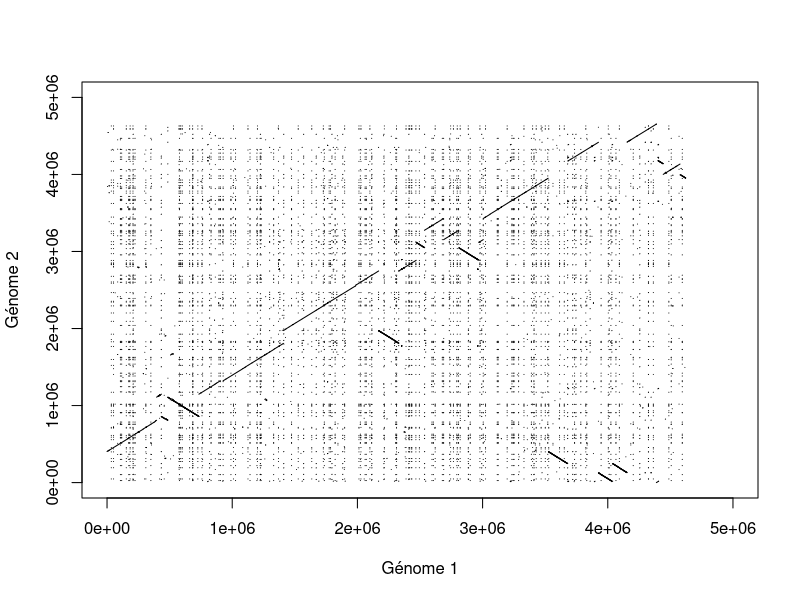
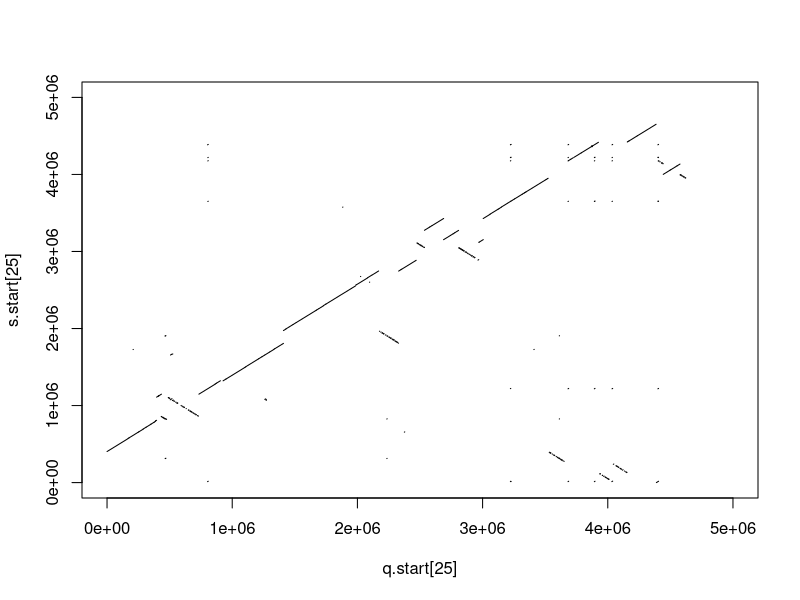
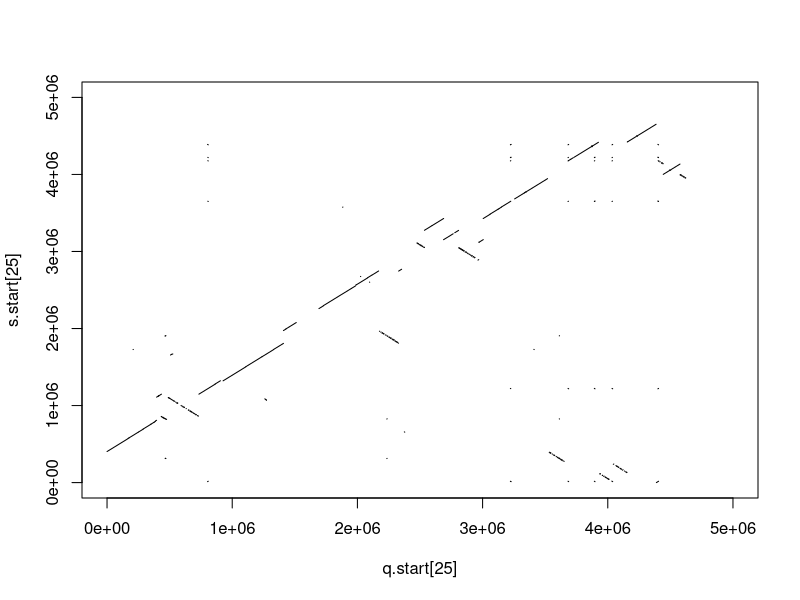
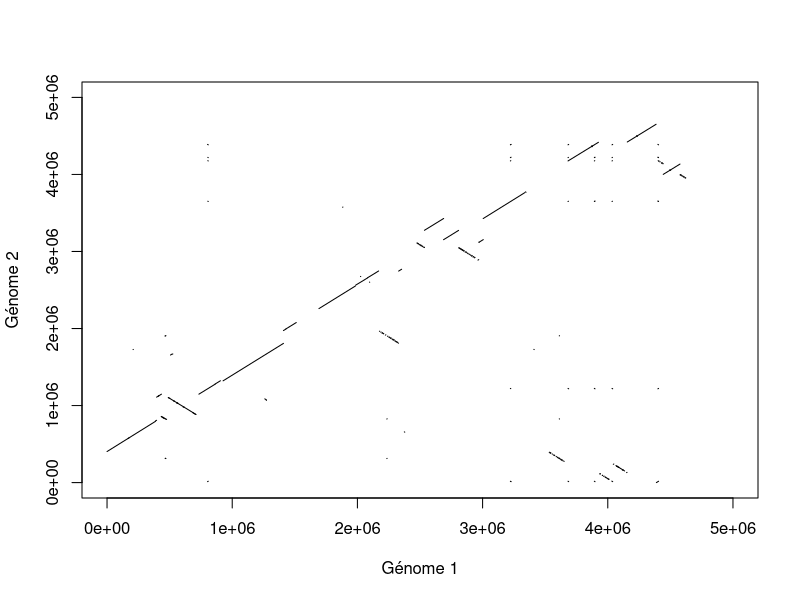
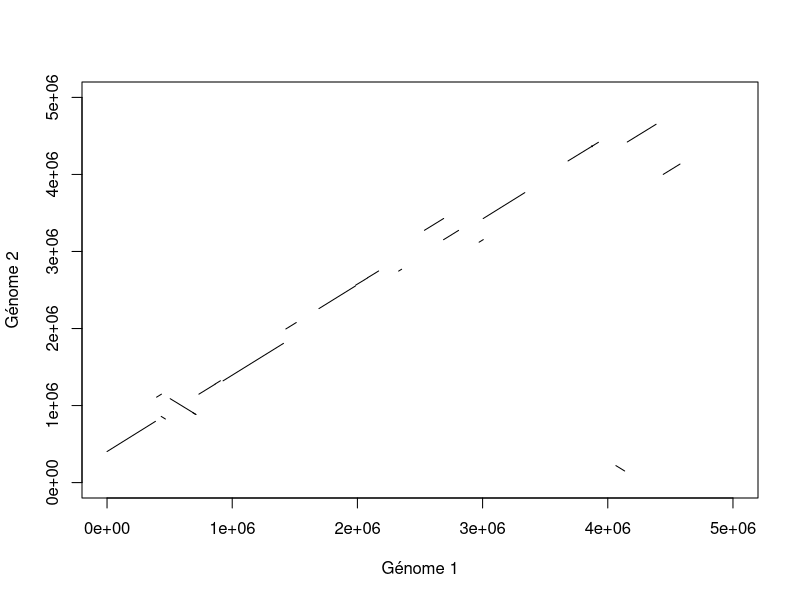

Here is the R script that generated these plots, in order:
data <- read.csv("8F0EB0CW11N-Alignment-HitTable.csv", header=FALSE)
q.start <- data$V7
q.end <- data$V8
s.start <- data$V9
s.end <- data$V10
###########################################################################################

# REMETRE LES COLONNES END ET START DANS L'ORDRE
data_ordre=data
n=length(q.start)
for(i in 1:n){
  # test des sens de lecture
  if(s.start[i]>s.end[i]){
    # s.start est la fin et s.end est le debut
    # on les echange
    data_ordre$V9[i]=s.end[i] #v9=s.start, v10=s.end
    data_ordre$V10[i]=s.start[i]
  }
  if(q.start[i]>q.end[i]){
    # q.start est la fin et q.end est le debut
    # on les echange
    data_ordre$V7[i]=q.end[i] #v7=q.start, v8=q.end
    data_ordre$V8[i]=q.start[i]
  }
}
s.start=data_ordre$V9
s.end=data_ordre$V10
q.start=data_ordre$V7
q.end=data_ordre$V8
###############################################################################################

# DOT MATRIX (SANS LES SEGMENTS FUSIONES)
plot(q.start[25], s.start[25], cex=.1, pch=1, xlim =c(0, 5000000), ylim = c(0, 5000000), xlab = "Génome 1", ylab = "Génome 2")
segments(q.start, s.start, q.end, s.end)

################################################################################################

# FILTRER LA DOT MATRIX (SANS LES SEGMENTS FUSIONES)
data_filtre=data[FALSE,]
n=length(q.start)
plot(q.start[25], s.start[25], cex=.1, pch=1, xlim =c(0, 5000000), ylim = c(0, 5000000))
for(i in 1:n){
  # valeur seuil arbitraire...
  if(abs(q.start[i]-q.end[i])>2000 | abs(s.start[i]-s.end[i])>2000){
    segments(q.start[i], s.start[i], q.end[i], s.end[i]) 
    data_filtre <- rbind.data.frame(data_filtre, as.data.frame(data[i,]))
  }
}

s.start=data_filtre$V9
s.end=data_filtre$V10
q.start=data_filtre$V7
q.end=data_filtre$V8


##############################################################################################    

# FUSIONER LES SEGMENTS TRES PROCHES (APRES AVOIR EFFECTUE UN PREMIER FILTRE)
data_fusion=data_filtre
n=length(q.start)
for(i in 1:n){
  for(j in 1:n){
    if(i!=j & data_fusion$V7[j]!=-1){
      #if(q.start[j]>q.start[i]){
        #if(abs(s.start[j]-s.end[i]) < 10000 & q.start[j]-q.end[i] < 10000){ # seuil arbitraire inferieur au 1er quartile de abs(s.start-s.end)
        if(((abs(s.start[j]-s.end[i]) < 5000 & abs(q.start[j]-q.end[i]) < 100000)) | (abs(s.start[j]-s.end[i]) < 100000 & abs(q.start[j]-q.end[i]) < 5000)){ # seuil arbitraire inferieur au 1er quartile de abs(s.start-s.end)
          if(((s.end[j]-s.start[i])/(q.end[j]-q.start[i])-0.001) < (s.end[i]-s.start[i])/(q.end[i]-q.start[i]) & (s.end[i]-s.start[i])/(q.end[i]-q.start[i]) < ((s.end[j]-s.start[i])/(q.end[j]-q.start[i])+0.001)){
            # alors on fusionne les fragments i et j (qui deviennent un unique fragment i)
            data_fusion$V8[i]=data_fusion$V8[j] # q.end
            data_fusion$V10[i]=data_fusion$V10[j] #s.end
            data_fusion$V7[j]=-1 # q.start >> empêche la ligne j d'être considérée dans les boucles suivantes 
          }
        }
      }
    }
  }


##################################################################################################

# SUPPRESSION DES LIGNES AVEC DES -1 
data_fusion=data_fusion[!grepl(-1, data_fusion$V7),]

q.start_f <- as.numeric(data_fusion$V7)
q.end_f <- data_fusion$V8
s.start_f <- data_fusion$V9
s.end_f <- data_fusion$V10

###################################################################################################

# DOT MATRIX AVEC LES SEGMENTS FUSIONES
plot(q.start[25], s.start[25], cex=.1, pch=1, xlim =c(0, 5000000), ylim = c(0, 5000000))
segments(q.start_f, s.start_f, q.end_f, s.end_f)

######################################################################################################


# FUSIONER LES SEGMENTS TRES PROCHES (APRES UNE PREMIERE FUSION)
data_fusion2=data_fusion
for(k in 1:8){
  n=length(q.start_f)
  for(i in 1:n){
    for(j in 1:n){
      if(i!=j & data_fusion2$V7[j]!=-1){
        #if(q.start[j]>q.start[i]){
        #if(abs(s.start[j]-s.end[i]) < 10000 & q.start[j]-q.end[i] < 10000){ # seuil arbitraire inferieur au 1er quartile de abs(s.start-s.end)
        if(((abs(s.start_f[j]-s.end_f[i]) < 10000*k & abs(q.start_f[j]-q.end_f[i]) < 100000)) | (abs(s.start_f[j]-s.end_f[i]) < 100000 & abs(q.start_f[j]-q.end_f[i]) < 10000*k)){ # seuil arbitraire inferieur au 1er quartile de abs(s.start-s.end)
          if(((s.end_f[j]-s.start_f[i])/(q.end_f[j]-q.start_f[i])-0.01) < (s.end_f[i]-s.start_f[i])/(q.end_f[i]-q.start_f[i]) & (s.end_f[i]-s.start_f[i])/(q.end_f[i]-q.start_f[i]) < ((s.end_f[j]-s.start_f[i])/(q.end_f[j]-q.start_f[i])+0.01)){
            # alors on fusionne les fragments i et j (qui deviennent un unique fragment i)
            data_fusion2$V8[i]=data_fusion2$V8[j] # q.end
            data_fusion2$V10[i]=data_fusion2$V10[j] #s.end
            data_fusion2$V7[j]=-1 # q.start >> empêche la ligne j d'être considérée dans les boucles suivantes 
          }
        }
      }
    }
  }
  
  ########################################
  
  # SUPPRESSION DES LIGNES AVEC DES -1 
  data_fusion2=data_fusion2[!grepl(-1, data_fusion2$V7),]
  
  q.start_f <- as.numeric(data_fusion2$V7)
  q.end_f <- data_fusion2$V8
  s.start_f <- data_fusion2$V9
  s.end_f <- data_fusion2$V10
}
###################################################################################################

# DOT MATRIX AVEC LES SEGMENTS FUSIONES
plot(q.start[25], s.start[25], cex=.1, pch=1, xlim =c(0, 5000000), ylim = c(0, 5000000), xlab = "Génome 1", ylab = "Génome 2")
segments(q.start_f, s.start_f, q.end_f, s.end_f)


##################################################################################################

# FILTRAGE FINAL DE LA DOT MATRIX
data_filtre_fin=data_fusion[FALSE,]
plot(q.start[25], s.start[25], cex=.1, pch=1, xlim =c(0, 5000000), ylim = c(0, 5000000), xlab = "Génome 1", ylab = "Génome 2")
n=length(q.start_f)
for(i in 1:n){
  # valeur seuil arbitraire...
  if(abs(q.start_f[i]-q.end_f[i])>20000 | abs(s.start_f[i]-s.end_f[i])>20000){
    segments(q.start_f[i], s.start_f[i], q.end_f[i], s.end_f[i])
    data_filtre_fin <- rbind.data.frame(data_filtre_fin, as.data.frame(data_fusion[i,]))
  }
}

######################################################################################################

# COMPARAISON TAUX DE SIMILARITE

s.start=data_ordre$V9
s.end=data_ordre$V10
q.start=data_ordre$V7
q.end=data_ordre$V8

# CHEZ LES ALIGNEMENTS GARDES
long_segments_f = sqrt((q.end_f- q.start_f)^2 + (s.end_f- s.start_f)^2 ) # longeur des segments de la dot_matrix
simi_garde = sum(long_segments_f)/length(q.start_f) # on divise par le nombre de segments
taux_garde = simi_garde/max(s.end) # on divise par la taille du génome s

# CHEZ LA TOTALITE DES ALIGNEMENTS 
long_segments_tot = sqrt((q.end- q.start)^2 + (s.end- s.start)^2 ) # longeur des segments de la dot_matrix
simi_tot = sum(long_segments_tot)/length(q.start) # on divise par le nombre de segments
taux_tot = simi_tot/max(s.end) # on divise par la taille du génome s
